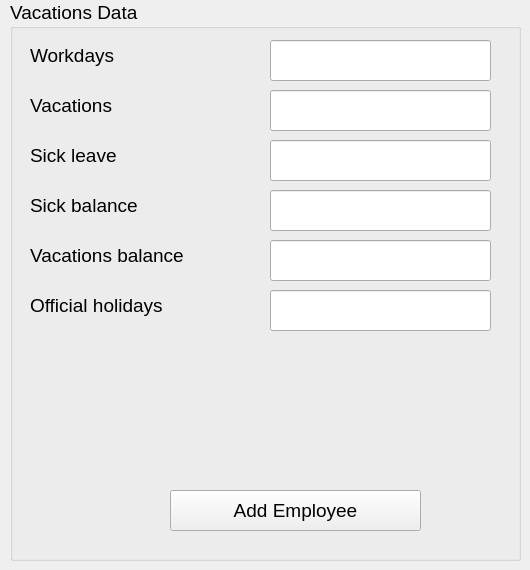
                  <widget class="QWidget" name="tab_44">
                   <attribute name="title">
                    <string>Vacations Data</string>
                   </attribute>
                   <widget class="QGroupBox" name="groupBox_61">
                    <property name="geometry">
                     <rect>
                      <x>10</x>
                      <y>0</y>
                      <width>511</width>
                      <height>561</height>
                     </rect>
                    </property>
                    <property name="font">
                     <font>
                      <family>Segoe UI</family>
                      <pointsize>14</pointsize>
                     </font>
                    </property>
                    <property name="title">
                     <string>Vacations Data</string>
                    </property>
                    <widget class="QLineEdit" name="lineEdit_211">
                     <property name="geometry">
                      <rect>
                       <x>260</x>
                       <y>140</y>
                       <width>221</width>
                       <height>41</height>
                      </rect>
                     </property>
                    </widget>
                    <widget class="QLineEdit" name="lineEdit_215">
                     <property name="geometry">
                      <rect>
                       <x>260</x>
                       <y>240</y>
                       <width>221</width>
                       <height>41</height>
                      </rect>
                     </property>
                    </widget>
                    <widget class="QLabel" name="label_267">
                     <property name="geometry">
                      <rect>
                       <x>20</x>
                       <y>40</y>
                       <width>211</width>
                       <height>31</height>
                      </rect>
                     </property>
                     <property name="font">
                      <font>
                       <family>Segoe UI</family>
                       <pointsize>14</pointsize>
                      </font>
                     </property>
                     <property name="text">
                      <string>Workdays</string>
                     </property>
                    </widget>
                    <widget class="QLabel" name="label_263">
                     <property name="geometry">
                      <rect>
                       <x>20</x>
                       <y>190</y>
                       <width>181</width>
                       <height>31</height>
                      </rect>
                     </property>
                     <property name="font">
                      <font>
                       <family>Segoe UI</family>
                       <pointsize>14</pointsize>
                      </font>
                     </property>
                     <property name="text">
                      <string>Sick balance</string>
                     </property>
                    </widget>
                    <widget class="QLabel" name="label_266">
                     <property name="geometry">
                      <rect>
                       <x>20</x>
                       <y>90</y>
                       <width>181</width>
                       <height>31</height>
                      </rect>
                     </property>
                     <property name="font">
                      <font>
                       <family>Segoe UI</family>
                       <pointsize>14</pointsize>
                      </font>
                     </property>
                     <property name="text">
                      <string>Vacations</string>
                     </property>
                    </widget>
                    <widget class="QLabel" name="label_264">
                     <property name="geometry">
                      <rect>
                       <x>20</x>
                       <y>140</y>
                       <width>181</width>
                       <height>31</height>
                      </rect>
                     </property>
                     <property name="font">
                      <font>
                       <family>Segoe UI</family>
                       <pointsize>14</pointsize>
                      </font>
                     </property>
                     <property name="text">
                      <string>Sick leave</string>
                     </property>
                    </widget>
                    <widget class="QLineEdit" name="lineEdit_212">
                     <property name="geometry">
                      <rect>
                       <x>260</x>
                       <y>190</y>
                       <width>221</width>
                       <height>41</height>
                      </rect>
                     </property>
                    </widget>
                    <widget class="QLabel" name="label_269">
                     <property name="geometry">
                      <rect>
                       <x>20</x>
                       <y>290</y>
                       <width>181</width>
                       <height>31</height>
                      </rect>
                     </property>
                     <property name="font">
                      <font>
                       <family>Segoe UI</family>
                       <pointsize>14</pointsize>
                      </font>
                     </property>
                     <property name="text">
                      <string>Official holidays</string>
                     </property>
                    </widget>
                    <widget class="QPushButton" name="pushButton_33">
                     <property name="enabled">
                      <bool>true</bool>
                     </property>
                     <property name="geometry">
                      <rect>
                       <x>160</x>
                       <y>490</y>
                       <width>251</width>
                       <height>41</height>
                      </rect>
                     </property>
                     <property name="text">
                      <string>Add Employee</string>
                     </property>
                    </widget>
                    <widget class="QLabel" name="label_265">
                     <property name="geometry">
                      <rect>
                       <x>20</x>
                       <y>240</y>
                       <width>181</width>
                       <height>31</height>
                      </rect>
                     </property>
                     <property name="font">
                      <font>
                       <family>Segoe UI</family>
                       <pointsize>14</pointsize>
                      </font>
                     </property>
                     <property name="text">
                      <string>Vacations balance</string>
                     </property>
                    </widget>
                    <widget class="QLineEdit" name="lineEdit_216">
                     <property name="geometry">
                      <rect>
                       <x>260</x>
                       <y>290</y>
                       <width>221</width>
                       <height>41</height>
                      </rect>
                     </property>
                    </widget>
                    <widget class="QLineEdit" name="lineEdit_214">
                     <property name="geometry">
                      <rect>
                       <x>260</x>
                       <y>40</y>
                       <width>221</width>
                       <height>41</height>
                      </rect>
                     </property>
                    </widget>
                    <widget class="QLineEdit" name="lineEdit_213">
                     <property name="geometry">
                      <rect>
                       <x>260</x>
                       <y>90</y>
                       <width>221</width>
                       <height>41</height>
                      </rect>
                     </property>
                    </widget>
                   </widget>
                  </widget>
